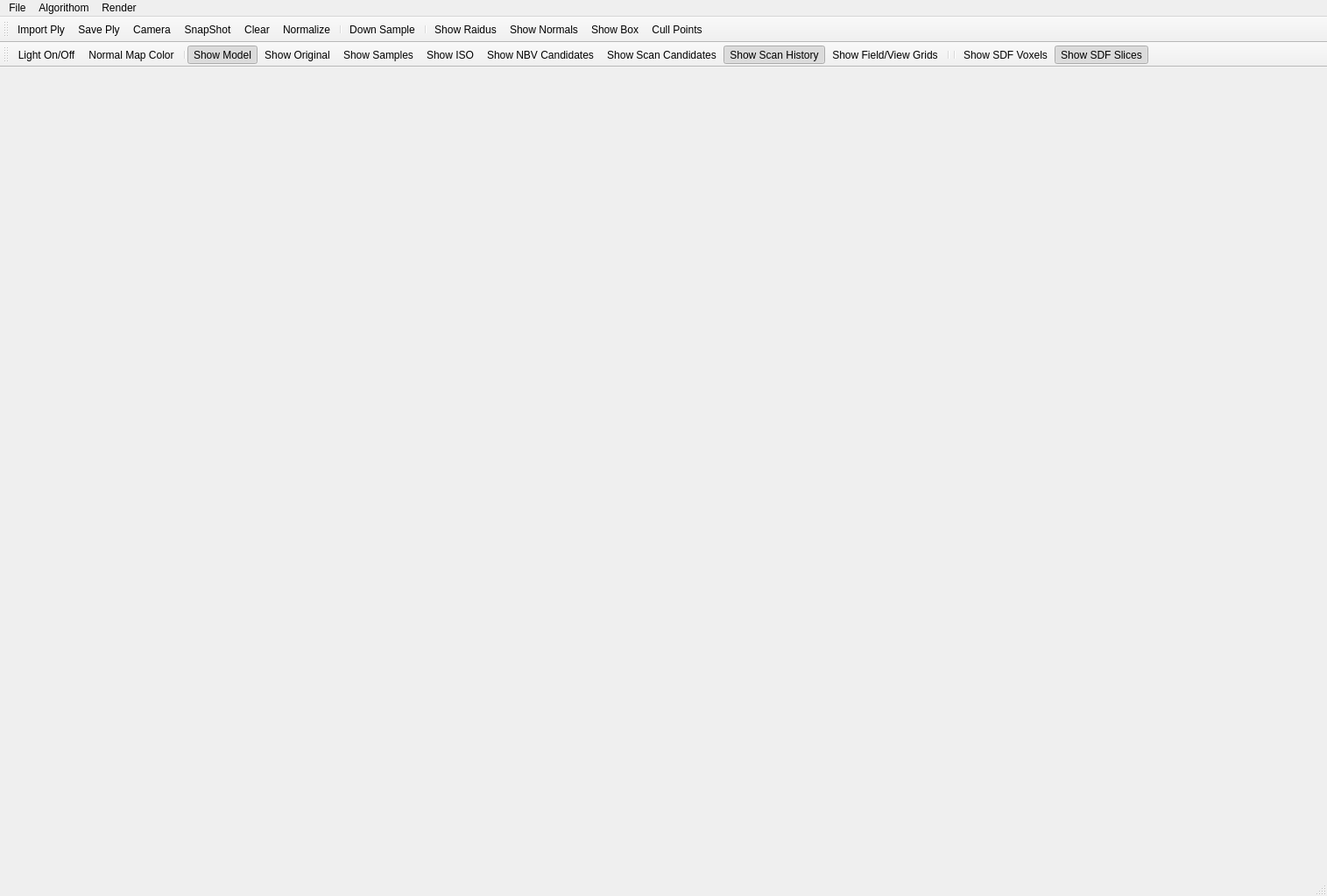
<?xml version="1.0" encoding="UTF-8"?>
<ui version="4.0">
 <class>mainwindowClass</class>
 <widget class="QMainWindow" name="mainwindowClass">
  <property name="geometry">
   <rect>
    <x>0</x>
    <y>0</y>
    <width>1515</width>
    <height>1023</height>
   </rect>
  </property>
  <property name="minimumSize">
   <size>
    <width>55</width>
    <height>55</height>
   </size>
  </property>
  <property name="sizeIncrement">
   <size>
    <width>5</width>
    <height>5</height>
   </size>
  </property>
  <property name="baseSize">
   <size>
    <width>1</width>
    <height>1</height>
   </size>
  </property>
  <property name="acceptDrops">
   <bool>true</bool>
  </property>
  <property name="windowTitle">
   <string>Quality-Driven-Poisson-Guided-Autoscanning</string>
  </property>
  <widget class="QWidget" name="centralWidget"/>
  <widget class="QMenuBar" name="menuBar">
   <property name="geometry">
    <rect>
     <x>0</x>
     <y>0</y>
     <width>1515</width>
     <height>23</height>
    </rect>
   </property>
   <widget class="QMenu" name="menuFile">
    <property name="title">
     <string>File</string>
    </property>
    <addaction name="actionImport_Ply"/>
    <addaction name="actionSave_Ply"/>
    <addaction name="actionNormalize"/>
    <addaction name="actionDownSample"/>
    <addaction name="actionQianSample"/>
    <addaction name="actionClear_Data"/>
    <addaction name="actionImport_Image"/>
    <addaction name="actionSave_NBV"/>
   </widget>
   <widget class="QMenu" name="menuAlgorithom">
    <property name="title">
     <string>Algorithom</string>
    </property>
    <widget class="QMenu" name="menuPoisson">
     <property name="title">
      <string>Poisson</string>
     </property>
     <addaction name="actionPoisson"/>
    </widget>
    <addaction name="menuPoisson"/>
   </widget>
   <widget class="QMenu" name="menuRender">
    <property name="title">
     <string>Render</string>
    </property>
    <widget class="QMenu" name="menuColor">
     <property name="title">
      <string>Color</string>
     </property>
     <addaction name="actionLight_On_Off"/>
     <addaction name="actionSample_Color"/>
     <addaction name="actionOriginal_Color"/>
     <addaction name="actionBackground_Color"/>
     <addaction name="actionFeature_Color"/>
     <addaction name="actionNormal_Color"/>
     <addaction name="separator"/>
     <addaction name="actionAmbient_Color"/>
     <addaction name="actionDiffuse_Color"/>
     <addaction name="actionSpecular_Color"/>
     <addaction name="actionShow_Individual_Color"/>
    </widget>
    <widget class="QMenu" name="menuSample_Render">
     <property name="title">
      <string>Sample Render</string>
     </property>
     <addaction name="actionShow_Samples"/>
     <addaction name="separator"/>
     <addaction name="actionShow_Sample_Dot"/>
     <addaction name="actionShow_Sample_Quads"/>
     <addaction name="actionShow_Sample_Circle"/>
     <addaction name="actionShow_Sample_Sphere"/>
    </widget>
    <widget class="QMenu" name="menuOriginal_Render">
     <property name="title">
      <string>Original Render</string>
     </property>
     <addaction name="actionShow_Original"/>
     <addaction name="separator"/>
     <addaction name="actionShow_Original_Dot"/>
     <addaction name="actionShow_Original_Quad"/>
     <addaction name="actionShow_Original_Circle"/>
     <addaction name="actionShow_Original_Sphere"/>
    </widget>
    <widget class="QMenu" name="menuSnap_Shot">
     <property name="title">
      <string>Snap Shot</string>
     </property>
     <addaction name="actionSnapShot"/>
     <addaction name="actionSnap_Each_Iteration"/>
     <addaction name="actionNo_Snap_Radius"/>
    </widget>
    <widget class="QMenu" name="menuShow_Neighbor_Size">
     <property name="title">
      <string>Show Neighbor Size</string>
     </property>
     <addaction name="actionShow_Neighborhood_Ball"/>
     <addaction name="actionShow_Radius_Line"/>
     <addaction name="actionShow_All_Raidus"/>
    </widget>
    <widget class="QMenu" name="menuPick_Point">
     <property name="title">
      <string>Pick Point</string>
     </property>
     <addaction name="actionErase_Pick"/>
    </widget>
    <widget class="QMenu" name="menuShow_Poisson">
     <property name="title">
      <string>Show Poisson</string>
     </property>
     <addaction name="actionShow_ISO"/>
     <addaction name="actionUse_ISO_Interval"/>
    </widget>
    <addaction name="menuColor"/>
    <addaction name="separator"/>
    <addaction name="menuSample_Render"/>
    <addaction name="menuOriginal_Render"/>
    <addaction name="menuShow_Poisson"/>
    <addaction name="actionShow_Normals"/>
    <addaction name="actionShow_Scan_Candidates"/>
    <addaction name="actionShow_Confidence_Color"/>
    <addaction name="actionShow_Box"/>
    <addaction name="actionCull_Points"/>
    <addaction name="actionRecompute_Quad"/>
    <addaction name="menuSnap_Shot"/>
    <addaction name="menuShow_Neighbor_Size"/>
    <addaction name="menuPick_Point"/>
    <addaction name="actionShow_View_Grids"/>
    <addaction name="actionShow_NBV_Candidates"/>
    <addaction name="actionShow_NBV_Label"/>
    <addaction name="actionShow_NBV_Ball"/>
    <addaction name="actionShow_Poisson_Surface"/>
    <addaction name="actionShow_Scan_History"/>
    <addaction name="separator"/>
    <addaction name="actionShow_SDF_Voxels"/>
    <addaction name="actionShow_SDF_Slices"/>
   </widget>
   <addaction name="menuFile"/>
   <addaction name="menuAlgorithom"/>
   <addaction name="menuRender"/>
  </widget>
  <widget class="QToolBar" name="mainToolBar_save_parameter">
   <property name="baseSize">
    <size>
     <width>11</width>
     <height>11</height>
    </size>
   </property>
   <property name="toolButtonStyle">
    <enum>Qt::ToolButtonTextUnderIcon</enum>
   </property>
   <attribute name="toolBarArea">
    <enum>TopToolBarArea</enum>
   </attribute>
   <attribute name="toolBarBreak">
    <bool>false</bool>
   </attribute>
   <addaction name="actionImport_Ply"/>
   <addaction name="actionSave_Ply"/>
   <addaction name="actionCamera"/>
   <addaction name="actionSnapShot"/>
   <addaction name="actionClear_Data"/>
   <addaction name="actionNormalize"/>
   <addaction name="separator"/>
   <addaction name="actionDownSample"/>
   <addaction name="separator"/>
   <addaction name="actionShow_Neighborhood_Ball"/>
   <addaction name="actionShow_Normals"/>
   <addaction name="actionShow_Box"/>
   <addaction name="actionCull_Points"/>
  </widget>
  <widget class="QStatusBar" name="statusBar"/>
  <widget class="QToolBar" name="toolBar">
   <property name="contextMenuPolicy">
    <enum>Qt::ActionsContextMenu</enum>
   </property>
   <property name="windowTitle">
    <string>toolBar</string>
   </property>
   <attribute name="toolBarArea">
    <enum>TopToolBarArea</enum>
   </attribute>
   <attribute name="toolBarBreak">
    <bool>true</bool>
   </attribute>
   <addaction name="actionLight_On_Off"/>
   <addaction name="actionShow_Normal_Color"/>
   <addaction name="separator"/>
   <addaction name="actionShow_Model"/>
   <addaction name="actionShow_Original"/>
   <addaction name="actionShow_Samples"/>
   <addaction name="actionShow_ISO"/>
   <addaction name="actionShow_NBV_Candidates"/>
   <addaction name="actionShow_Scan_Candidates"/>
   <addaction name="actionShow_Scan_History"/>
   <addaction name="actionShow_View_Grids"/>
   <addaction name="separator"/>
   <addaction name="separator"/>
   <addaction name="actionShow_SDF_Voxels"/>
   <addaction name="actionShow_SDF_Slices"/>
  </widget>
  <action name="actionImport_Ply">
   <property name="icon">
    <iconset resource="mainwindow.qrc">
     <normaloff>:/mainwindow/Icons/open.png</normaloff>:/mainwindow/Icons/open.png</iconset>
   </property>
   <property name="text">
    <string>Import Ply</string>
   </property>
  </action>
  <action name="actionSave_Ply">
   <property name="icon">
    <iconset resource="mainwindow.qrc">
     <normaloff>:/mainwindow/Icons/save.png</normaloff>:/mainwindow/Icons/save.png</iconset>
   </property>
   <property name="text">
    <string>Save Ply</string>
   </property>
  </action>
  <action name="actionShow_Samples">
   <property name="checkable">
    <bool>true</bool>
   </property>
   <property name="text">
    <string>Show Samples</string>
   </property>
  </action>
  <action name="actionShow_Original">
   <property name="checkable">
    <bool>true</bool>
   </property>
   <property name="text">
    <string>Show Original</string>
   </property>
  </action>
  <action name="actionShow_Neighborhood_Ball">
   <property name="checkable">
    <bool>true</bool>
   </property>
   <property name="text">
    <string>Show Raidus</string>
   </property>
   <property name="shortcut">
    <string>Alt+R</string>
   </property>
  </action>
  <action name="actionCull_Points">
   <property name="checkable">
    <bool>true</bool>
   </property>
   <property name="text">
    <string>Cull Points</string>
   </property>
   <property name="shortcut">
    <string>Ctrl+T</string>
   </property>
  </action>
  <action name="actionSample_Color">
   <property name="text">
    <string>Sample Color</string>
   </property>
  </action>
  <action name="actionOriginal_Color">
   <property name="text">
    <string>Original Color</string>
   </property>
  </action>
  <action name="actionBackground_Color">
   <property name="text">
    <string>Background Color</string>
   </property>
  </action>
  <action name="actionAmbient_Color">
   <property name="text">
    <string>Ambient Color</string>
   </property>
  </action>
  <action name="actionDiffuse_Color">
   <property name="text">
    <string>Diffuse Color</string>
   </property>
  </action>
  <action name="actionSpecular_Color">
   <property name="text">
    <string>Specular Color</string>
   </property>
  </action>
  <action name="actionLight_On_Off">
   <property name="checkable">
    <bool>true</bool>
   </property>
   <property name="icon">
    <iconset resource="mainwindow.qrc">
     <normaloff>:/mainwindow/Icons/lighton.png</normaloff>:/mainwindow/Icons/lighton.png</iconset>
   </property>
   <property name="text">
    <string>Light On/Off</string>
   </property>
  </action>
  <action name="actionInitial_Sampling">
   <property name="text">
    <string>Initial Sampling</string>
   </property>
  </action>
  <action name="actionNormalize">
   <property name="icon">
    <iconset resource="mainwindow.qrc">
     <normaloff>:/mainwindow/Icons/normalize.png</normaloff>:/mainwindow/Icons/normalize.png</iconset>
   </property>
   <property name="text">
    <string>Normalize</string>
   </property>
  </action>
  <action name="actionDownSample">
   <property name="icon">
    <iconset resource="mainwindow.qrc">
     <normaloff>:/mainwindow/Icons/reload.png</normaloff>:/mainwindow/Icons/reload.png</iconset>
   </property>
   <property name="text">
    <string>Down Sample</string>
   </property>
  </action>
  <action name="actionSubSample">
   <property name="text">
    <string>SubSample</string>
   </property>
  </action>
  <action name="actionSnapShot">
   <property name="icon">
    <iconset resource="mainwindow.qrc">
     <normaloff>:/mainwindow/Icons/125.png</normaloff>:/mainwindow/Icons/125.png</iconset>
   </property>
   <property name="text">
    <string>SnapShot</string>
   </property>
  </action>
  <action name="actionShow_Normals">
   <property name="checkable">
    <bool>true</bool>
   </property>
   <property name="text">
    <string>Show Normals</string>
   </property>
   <property name="shortcut">
    <string>Alt+N</string>
   </property>
  </action>
  <action name="actionFeature_Color">
   <property name="text">
    <string>Feature Color</string>
   </property>
  </action>
  <action name="actionNormal_Color">
   <property name="text">
    <string>Normal Color</string>
   </property>
  </action>
  <action name="actionWLOP_2">
   <property name="text">
    <string>Skeletonization</string>
   </property>
  </action>
  <action name="actionRun_Wlop">
   <property name="icon">
    <iconset>
     <normaloff>:/mainwindow/Icons/gowalla_128x128-32.png</normaloff>:/mainwindow/Icons/gowalla_128x128-32.png</iconset>
   </property>
   <property name="text">
    <string>Run WLOP</string>
   </property>
  </action>
  <action name="actionWLOP_Setting">
   <property name="icon">
    <iconset>
     <normaloff>:/mainwindow/Icons/gameboid_128x128-32.png</normaloff>:/mainwindow/Icons/gameboid_128x128-32.png</iconset>
   </property>
   <property name="text">
    <string>WLOP</string>
   </property>
   <property name="font">
    <font>
     <weight>75</weight>
     <bold>true</bold>
    </font>
   </property>
  </action>
  <action name="actionRun_PCA">
   <property name="text">
    <string>Run PCA</string>
   </property>
  </action>
  <action name="actionNormal_Setting">
   <property name="icon">
    <iconset>
     <normaloff>:/mainwindow/Icons/sleepbot_128x128-32.png</normaloff>:/mainwindow/Icons/sleepbot_128x128-32.png</iconset>
   </property>
   <property name="text">
    <string>Normal</string>
   </property>
  </action>
  <action name="actionReorientate">
   <property name="text">
    <string>Reorientate</string>
   </property>
   <property name="font">
    <font>
     <weight>75</weight>
     <bold>true</bold>
    </font>
   </property>
  </action>
  <action name="actionShow_Sample_Quads">
   <property name="checkable">
    <bool>true</bool>
   </property>
   <property name="text">
    <string>Quad</string>
   </property>
  </action>
  <action name="actionShow_Sample_Dot">
   <property name="checkable">
    <bool>true</bool>
   </property>
   <property name="text">
    <string>Dot</string>
   </property>
  </action>
  <action name="actionShow_Sample_Circle">
   <property name="checkable">
    <bool>true</bool>
   </property>
   <property name="text">
    <string>Circle</string>
   </property>
  </action>
  <action name="actionShow_Original_Quad">
   <property name="checkable">
    <bool>true</bool>
   </property>
   <property name="text">
    <string>Quad</string>
   </property>
  </action>
  <action name="actionShow_Original_Dot">
   <property name="checkable">
    <bool>true</bool>
   </property>
   <property name="text">
    <string>Dot</string>
   </property>
  </action>
  <action name="actionShow_Original_Circle">
   <property name="checkable">
    <bool>true</bool>
   </property>
   <property name="text">
    <string>Circle</string>
   </property>
  </action>
  <action name="actionInitial_Sampling_2">
   <property name="text">
    <string>Initialization</string>
   </property>
  </action>
  <action name="actionAuto_Play">
   <property name="text">
    <string>Auto Play</string>
   </property>
  </action>
  <action name="actionStop">
   <property name="text">
    <string>Stop</string>
   </property>
  </action>
  <action name="actionStep">
   <property name="text">
    <string>Step</string>
   </property>
  </action>
  <action name="actionJump">
   <property name="text">
    <string>Jump</string>
   </property>
  </action>
  <action name="actionSkeleton_Setting">
   <property name="icon">
    <iconset resource="mainwindow.qrc">
     <normaloff>:/mainwindow/Icons/heyzap_128x128-32.png</normaloff>:/mainwindow/Icons/heyzap_128x128-32.png</iconset>
   </property>
   <property name="text">
    <string>Skeleton</string>
   </property>
   <property name="font">
    <font>
     <weight>75</weight>
     <bold>true</bold>
    </font>
   </property>
  </action>
  <action name="actionUpsample_Setting">
   <property name="icon">
    <iconset>
     <normaloff>:/mainwindow/Icons/upsample-xw.png</normaloff>:/mainwindow/Icons/upsample-xw.png</iconset>
   </property>
   <property name="text">
    <string>EAR</string>
   </property>
   <property name="font">
    <font>
     <weight>75</weight>
     <bold>true</bold>
     <strikeout>false</strikeout>
     <stylestrategy>PreferAntialias</stylestrategy>
    </font>
   </property>
  </action>
  <action name="actionClear_Data">
   <property name="icon">
    <iconset resource="mainwindow.qrc">
     <normaloff>:/mainwindow/Icons/eraser.png</normaloff>:/mainwindow/Icons/eraser.png</iconset>
   </property>
   <property name="text">
    <string>Clear</string>
   </property>
  </action>
  <action name="actionImport_Image">
   <property name="text">
    <string>Import Image</string>
   </property>
   <property name="visible">
    <bool>false</bool>
   </property>
  </action>
  <action name="actionShow_Individual_Color">
   <property name="checkable">
    <bool>true</bool>
   </property>
   <property name="text">
    <string>Colorized</string>
   </property>
  </action>
  <action name="actionRecompute_Quad">
   <property name="text">
    <string>Recompute Quad</string>
   </property>
  </action>
  <action name="actionShow_Normal_Color">
   <property name="checkable">
    <bool>true</bool>
   </property>
   <property name="icon">
    <iconset resource="mainwindow.qrc">
     <normaloff>:/mainwindow/Icons/rgbt.png</normaloff>:/mainwindow/Icons/rgbt.png</iconset>
   </property>
   <property name="text">
    <string>Normal Map Color</string>
   </property>
  </action>
  <action name="actionSave_View">
   <property name="text">
    <string>Save View</string>
   </property>
  </action>
  <action name="actionSnap_Each_Iteration">
   <property name="checkable">
    <bool>true</bool>
   </property>
   <property name="text">
    <string>Snap Each Iteration</string>
   </property>
  </action>
  <action name="actionNo_Snap_Radius">
   <property name="checkable">
    <bool>true</bool>
   </property>
   <property name="text">
    <string>Not Snap Radius</string>
   </property>
  </action>
  <action name="actionShow_Radius_Line">
   <property name="text">
    <string>Show Radius Line</string>
   </property>
  </action>
  <action name="actionShow_All_Raidus">
   <property name="checkable">
    <bool>true</bool>
   </property>
   <property name="text">
    <string>Show All Raidus</string>
   </property>
  </action>
  <action name="actionSave_Skel">
   <property name="icon">
    <iconset>
     <normaloff>:/mainwindow/Icons/folder_128x128-32.png</normaloff>:/mainwindow/Icons/folder_128x128-32.png</iconset>
   </property>
   <property name="text">
    <string>Save Skel</string>
   </property>
  </action>
  <action name="actionErase_Pick">
   <property name="text">
    <string>Erase Pick</string>
   </property>
   <property name="shortcut">
    <string>Alt+E</string>
   </property>
  </action>
  <action name="actionShow_Sample_Sphere">
   <property name="checkable">
    <bool>true</bool>
   </property>
   <property name="text">
    <string>Sphere</string>
   </property>
  </action>
  <action name="actionShow_Original_Sphere">
   <property name="checkable">
    <bool>true</bool>
   </property>
   <property name="text">
    <string>Sphere</string>
   </property>
  </action>
  <action name="actionShow_Skeleton">
   <property name="checkable">
    <bool>true</bool>
   </property>
   <property name="text">
    <string>Show Skeleton</string>
   </property>
  </action>
  <action name="actionShow_colorful_branches">
   <property name="checkable">
    <bool>true</bool>
   </property>
   <property name="text">
    <string>Show colorful branches</string>
   </property>
  </action>
  <action name="actionQianSample">
   <property name="text">
    <string>Fixed Sample(no random)</string>
   </property>
   <property name="visible">
    <bool>false</bool>
   </property>
  </action>
  <action name="actionPoisson_test">
   <property name="text">
    <string>Poisson test</string>
   </property>
  </action>
  <action name="actionPoisson_test_all">
   <property name="text">
    <string>Poisson test all</string>
   </property>
  </action>
  <action name="actionPoisson">
   <property name="icon">
    <iconset resource="mainwindow.qrc">
     <normaloff>:/mainwindow/Icons/poisson.png</normaloff>:/mainwindow/Icons/poisson.png</iconset>
   </property>
   <property name="text">
    <string>Poisson</string>
   </property>
  </action>
  <action name="actionShow_Poisson_2">
   <property name="text">
    <string>Show Poisson</string>
   </property>
  </action>
  <action name="actionISO_steps">
   <property name="text">
    <string>ISO steps</string>
   </property>
  </action>
  <action name="actionUse_ISO_Interval">
   <property name="checkable">
    <bool>true</bool>
   </property>
   <property name="text">
    <string>Use ISO Interval</string>
   </property>
  </action>
  <action name="actionShow_ISO">
   <property name="checkable">
    <bool>true</bool>
   </property>
   <property name="text">
    <string>Show ISO</string>
   </property>
  </action>
  <action name="actionShow_Scan_Candidates">
   <property name="checkable">
    <bool>true</bool>
   </property>
   <property name="text">
    <string>Show Scan Candidates</string>
   </property>
  </action>
  <action name="actionCamera">
   <property name="icon">
    <iconset resource="mainwindow.qrc">
     <normaloff>:/mainwindow/Icons/camera.png</normaloff>:/mainwindow/Icons/camera.png</iconset>
   </property>
   <property name="text">
    <string>Camera</string>
   </property>
  </action>
  <action name="actionShow_Box">
   <property name="checkable">
    <bool>true</bool>
   </property>
   <property name="text">
    <string>Show Box</string>
   </property>
  </action>
  <action name="actionShow_Model">
   <property name="checkable">
    <bool>true</bool>
   </property>
   <property name="checked">
    <bool>true</bool>
   </property>
   <property name="text">
    <string>Show Model</string>
   </property>
  </action>
  <action name="actionShow_Current_Scanned_Mesh">
   <property name="checkable">
    <bool>true</bool>
   </property>
   <property name="checked">
    <bool>false</bool>
   </property>
   <property name="text">
    <string>Show Current Scanned Mesh</string>
   </property>
  </action>
  <action name="actionShow_Confidence_Color">
   <property name="checkable">
    <bool>true</bool>
   </property>
   <property name="text">
    <string>Show Confidence Color</string>
   </property>
  </action>
  <action name="actionShow_View_Grids">
   <property name="checkable">
    <bool>true</bool>
   </property>
   <property name="checked">
    <bool>false</bool>
   </property>
   <property name="text">
    <string>Show Field/View Grids</string>
   </property>
  </action>
  <action name="actionShow_NBV_Candidates">
   <property name="checkable">
    <bool>true</bool>
   </property>
   <property name="text">
    <string>Show NBV Candidates</string>
   </property>
  </action>
  <action name="actionSave_Field_Points">
   <property name="text">
    <string>Save Field Grid Points</string>
   </property>
  </action>
  <action name="actionSave_NBV">
   <property name="text">
    <string>Save NBV</string>
   </property>
  </action>
  <action name="actionRemove_Outlier">
   <property name="text">
    <string>Outlier</string>
   </property>
  </action>
  <action name="actionSwitch_Sample_Original">
   <property name="text">
    <string>Switch Sample Original</string>
   </property>
  </action>
  <action name="actionSwitch_Sample_with_ISO">
   <property name="text">
    <string>Switch Sample  ISO</string>
   </property>
  </action>
  <action name="actionSave_NBV_Grids">
   <property name="text">
    <string>Save View Grid Points</string>
   </property>
  </action>
  <action name="actionTransform">
   <property name="text">
    <string>Transform</string>
   </property>
  </action>
  <action name="actionAdd_Sample_To_Original">
   <property name="text">
    <string>Add Sample To Original</string>
   </property>
  </action>
  <action name="actionRemove_Ignore">
   <property name="text">
    <string>Remove Ignore</string>
   </property>
  </action>
  <action name="actionRecover_Ignore">
   <property name="text">
    <string>Recover Ignore</string>
   </property>
  </action>
  <action name="actionSave_Grid_As_Points">
   <property name="text">
    <string>Save Grid As Points</string>
   </property>
  </action>
  <action name="actionSave_Parameter">
   <property name="text">
    <string>Save Parameter</string>
   </property>
  </action>
  <action name="actionConvert_ply_to_obj">
   <property name="text">
    <string>Convert Ply To Obj</string>
   </property>
  </action>
  <action name="actionSwitch_Sample_NBV">
   <property name="text">
    <string>Switch S_N</string>
   </property>
  </action>
  <action name="actionNBV_ReOrders">
   <property name="text">
    <string>NBV ReOrders</string>
   </property>
  </action>
  <action name="actionShow_NBV_Label">
   <property name="checkable">
    <bool>true</bool>
   </property>
   <property name="text">
    <string>Show NBV Label</string>
   </property>
  </action>
  <action name="actionShow_NBV_Ball">
   <property name="checkable">
    <bool>true</bool>
   </property>
   <property name="text">
    <string>Show NBV Ball</string>
   </property>
  </action>
  <action name="actionShow_Poisson_Surface">
   <property name="text">
    <string>Show Poisson Surface</string>
   </property>
  </action>
  <action name="actionCompute_Normal_For_Poisson_Surface">
   <property name="text">
    <string>Compute Normal For Poisson Surface</string>
   </property>
  </action>
  <action name="actionEvaluation">
   <property name="text">
    <string>Evaluation</string>
   </property>
  </action>
  <action name="actionShow_Scan_History">
   <property name="checkable">
    <bool>true</bool>
   </property>
   <property name="checked">
    <bool>true</bool>
   </property>
   <property name="text">
    <string>Show Scan History</string>
   </property>
  </action>
  <action name="actionSwitch_History_NBV">
   <property name="text">
    <string>Switch History_NBV</string>
   </property>
  </action>
  <action name="actionAdd_NBV_To_History">
   <property name="text">
    <string>Add NBV To History</string>
   </property>
  </action>
  <action name="actionShow_SDF_Voxels">
   <property name="checkable">
    <bool>true</bool>
   </property>
   <property name="text">
    <string>Show SDF Voxels</string>
   </property>
  </action>
  <action name="actionShow_SDF_Slices">
   <property name="checkable">
    <bool>true</bool>
   </property>
   <property name="checked">
    <bool>true</bool>
   </property>
   <property name="text">
    <string>Show SDF Slices</string>
   </property>
  </action>
 </widget>
 <layoutdefault spacing="6" margin="11"/>
 <resources>
  <include location="mainwindow.qrc"/>
 </resources>
 <connections/>
</ui>
